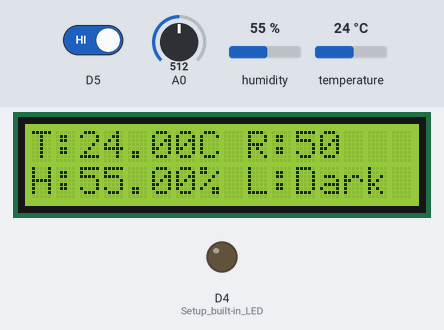
Bench run of a sketch on a simulated ESP8266 (NodeMCU). On the bench: 16×2 character LCD, output pins drawn as LEDs (lit = HIGH). The inputs (shaded band) are chosen by the test bench; at power-on: D5 HIGH, humidity 55 %, A0 = 512, temperature 24 °C. WiFi joins after 1.5 s; servers stay silent unless stated; what the sketch prints to the serial monitor is not drawn.

Above: at 3.1 s.
3.2 s: D5 driven LOW
At 4.3 s:
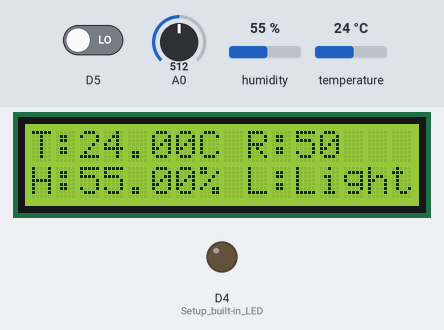
5.4 s: humidity set to 22 %
At 6.7 s:
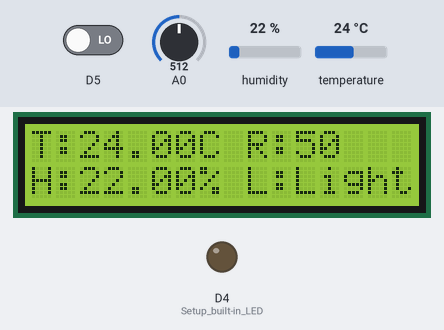
7.4 s: A0 set to 716
At 8.6 s:
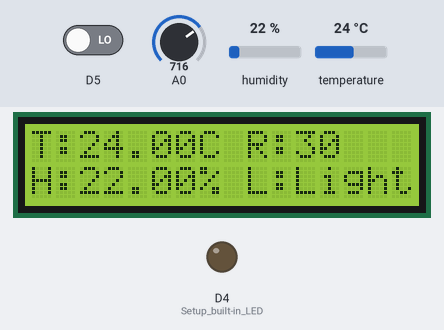
9.4 s: temperature set to 12 °C
At 12.4 s:
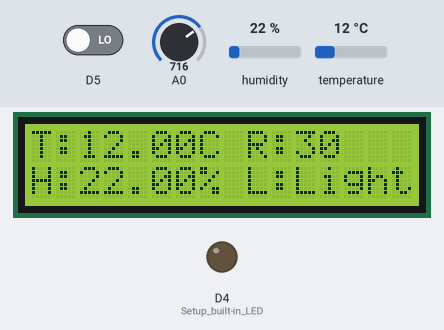
13.4 s: A0 set to 900
At 14.3 s:
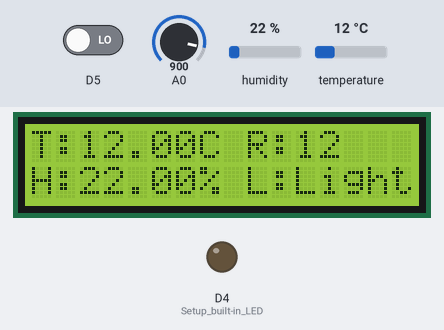
15.4 s: D5 driven HIGH
At 17.0 s:
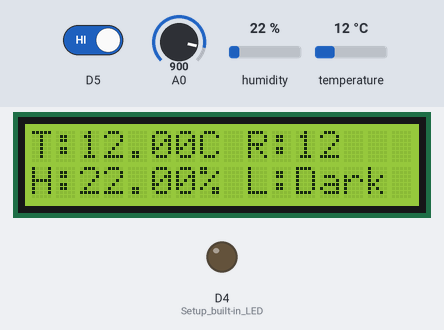
Timing chart, 0 to 18.4 s (numbered marks = the images above; inputs shaded):
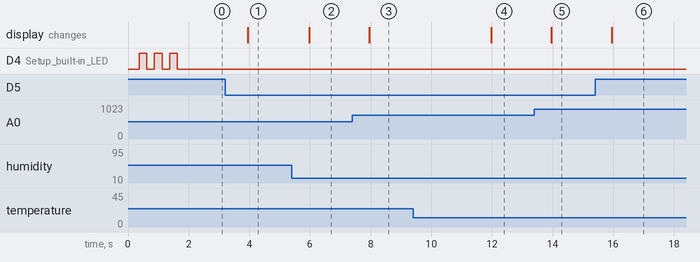

Measured:
- after the input at 3.2 s, the display: changes after 0.76 s (image 1)
- after the input at 5.4 s, the display: changes after 0.58 s (image 2)
- after the input at 7.4 s, the display: changes after 0.56 s (image 3)
- after the input at 9.4 s, the display: changes after 2.6 s (image 4)
- after the input at 13.4 s, the display: changes after 0.56 s (image 5)
- after the input at 15.4 s, the display: changes after 0.56 s (image 6)

The sketch:

Weather_Monitoring_System_V2_Mallini.ino
```cpp
/* Weather monitoring system with NodeMCU
 * Optimized by ChatGPT
 */

#include <LiquidCrystal_I2C.h>
#define BLYNK_PRINT Serial
#include <ESP8266WiFi.h>
#include <BlynkSimpleEsp8266.h>
#include <DHT.h>

// LCD and DHT
LiquidCrystal_I2C lcd(0x27, 16, 2);
DHT dht(D3, DHT11); // DHT pin, Type

// Blynk credentials
char auth[] = "n7o_UvkuUTHNd2bTh__5b2Qp8IH08a6G";
char ssid[] = "OPPO A7";
char pass[] = "12344321";

// Timer and LED Widget
BlynkTimer timer;
WidgetLED led1(V3); // Defined globally once

void weather() {
  float h = dht.readHumidity();
  float t = dht.readTemperature();
  int r = analogRead(A0);
  bool l = digitalRead(D5); // LDR status

  r = map(r, 0, 1023, 100, 0); // Invert value for rainfall display

  if (isnan(h) || isnan(t)) {
    Serial.println("Failed to read from DHT sensor!");
    return;
  }

  // Send to Blynk
  Blynk.virtualWrite(V0, t);  // Temperature
  Blynk.virtualWrite(V1, h);  // Humidity
  Blynk.virtualWrite(V2, r);  // Rainfall

  // LCD Display
  lcd.setCursor(0, 0);
  lcd.print("T:"); lcd.print(t); lcd.print("C ");
  lcd.setCursor(9, 0);
  lcd.print("R:"); lcd.print(r); lcd.print("  ");

  lcd.setCursor(0, 1);
  lcd.print("H:"); lcd.print(h); lcd.print("% ");

  lcd.setCursor(9, 1);
  if (l == 0) {
    lcd.print("L:Light");
    led1.on();
  } else {
    lcd.print("L:Dark ");
    led1.off();
  }
}

void setup() {
  Serial.begin(9600);
  lcd.init();
  lcd.backlight();
  dht.begin();

  weather();
  pinMode(LED_BUILTIN, OUTPUT); // Setup built-in LED

  // Connect to WiFi and blink LED while connecting
  WiFi.begin(ssid, pass);
  Serial.print("Connecting to WiFi");

  while (WiFi.status() != WL_CONNECTED) {
    digitalWrite(LED_BUILTIN, LOW);  // LED ON (blinking)
    delay(250);
    digitalWrite(LED_BUILTIN, HIGH); // LED OFF
    delay(250);
    Serial.print(".");
  }

  Serial.println("\nWiFi connected");
  digitalWrite(LED_BUILTIN, LOW); // LED ON (solid when connected)

  Blynk.begin(auth, ssid, pass);
  timer.setInterval(1000L, weather); // 1 second interval
}

void loop() {
  Blynk.run();
  timer.run();
}
```
